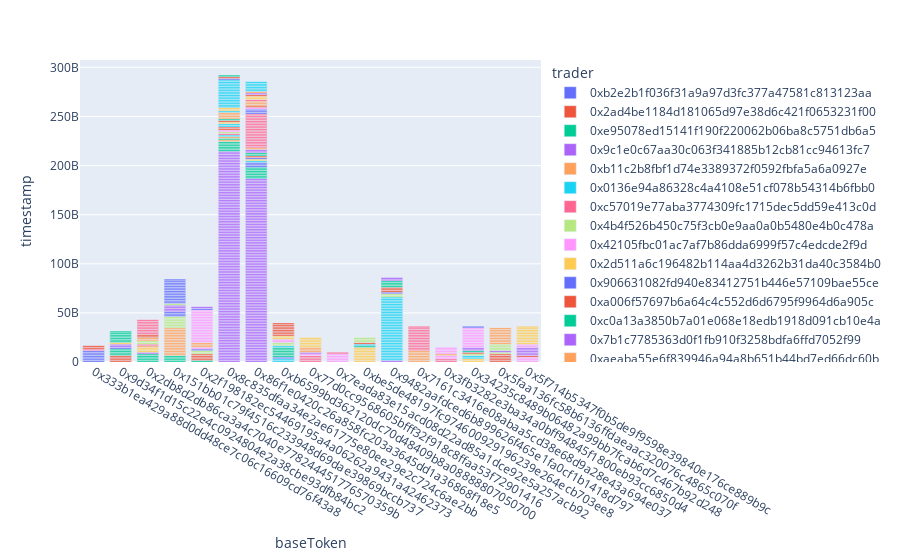

This figure's notebook cell:
### Code cell
# Exploring the frequency for traders according to the baseToken options within the protocol/exchange.
fig = px.bar(df4viz, x="baseToken", y="timestamp", color="trader", barmode='relative')
fig.show()
